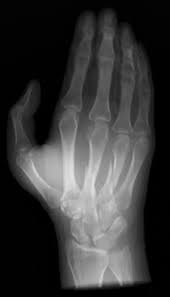
#> input picture Python/IMAGENO/RxMano.jpeg, 170 x 297 px
$ jupyter execute RXMANO.ipynb
#> lines starting #> are read from the running program, lines starting #| are printed output that depends on the picture; after the words box and inside, x2 and y2 are one past the last pixel; in counts of white or black regions, pixels touching at a corner belong together
[cell 1]
import imageio.v2 as imageio
import numpy as np
import matplotlib.pyplot as plt
import scipy.ndimage as ndi

[cell 2]
# Cargar la imagen
im = imageio.imread('RxMano.jpeg')
#> im is the input picture: shape (297, 170, 3); min 0, max 229, mean 55.9

# Si la imagen tiene 3 canales (RGB), convertirla a escala de grises
if im.ndim == 3:
    im = np.mean(im, axis=2).astype(np.uint8)
#> im: shape (297, 170)
else:
    im = im.astype(np.uint8)

[cell 3]
# Observar la forma y tipo de dato
print('Forma de la imagen:', im.shape)
#| Forma de la imagen: (297, 170)
print('Tipo de dato:', im.dtype)
#| Tipo de dato: uint8
print('Valor mínimo:', im.min())
#| Valor mínimo: 0
print('Valor máximo:', im.max())
#| Valor máximo: 229

# Determinar si es RGB o escala de grises
if len(im.shape) == 2:
    print('La imagen es en escala de grises')
elif len(im.shape) == 3:
    print('La imagen es RGB con', im.shape[2], 'canales')

[cell 4]
# Mostrar la imagen
plt.figure(figsize=(8, 6))
plt.imshow(im, cmap='gray')
plt.title('Imagen Original - Radiografía de Mano')
plt.colorbar()
plt.show()
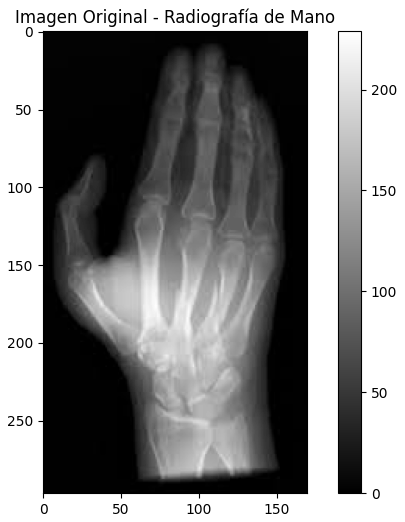
#> figure drawn by matplotlib, 2 panels

[cell 5]
# Crear un histograma
hist = ndi.histogram(im, min=0, max=255, bins=256)
#> hist = 256 values, max 10896 at index 1, min 0 at index 230, mean 197.2

# Dibujar el histograma
plt.figure(figsize=(10, 4))
plt.plot(hist)
plt.xlabel('Intensidad')
plt.ylabel('Número de píxeles')
plt.title('Histograma de intensidades')
plt.grid(True, alpha=0.3)
plt.show()
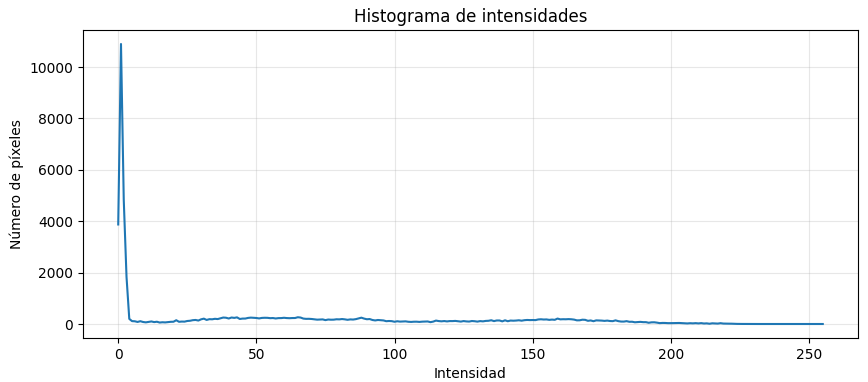
#> figure drawn by matplotlib, 1 panel; curve peaks at x = 1, y = 10896

[cell 6]
# Aplicar un umbral para seleccionar región de interés (hueso)
# Observando el histograma, elegimos un umbral apropiado
umbral = 150 # Ajusta según tu histograma

# Crear máscara binaria
mask_bone = im >= umbral
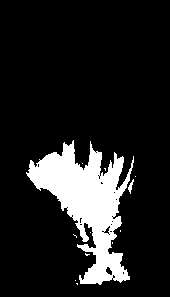
#> mask_bone: shape (297, 170) bool; 13.4% white; 12 white regions (10 under 20 px), largest, box (x1, y1, x2, y2) and area: (26, 140, 134, 285) 6710, (128, 179, 134, 194) 37

print(f'Umbral utilizado: {umbral}')
print(f'Píxeles en la máscara: {mask_bone.sum()}')
#| Píxeles en la máscara: 6775
print(f'Porcentaje de la imagen: {(mask_bone.sum() / mask_bone.size) * 100:.2f}%')
#| Porcentaje de la imagen: 13.42%

[cell 7]
# Aplicar la máscara usando np.where
# Mantener los píxeles donde la máscara es True, poner 0 donde es False
im_bone = np.where(mask_bone, im, 0)
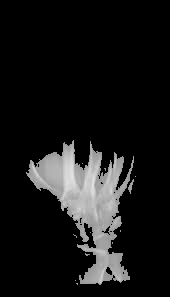
#> im_bone: shape (297, 170); min 0, max 229, mean 23.2

[cell 8]
# Mostrar la imagen original y la máscara
fig, axes = plt.subplots(1, 2, figsize=(12, 5))

axes[0].imshow(im, cmap='gray')
axes[0].set_title('Imagen Original')
axes[0].axis('off')

axes[1].imshow(mask_bone, cmap='gray')
axes[1].set_title(f'Máscara Binaria (umbral >= {umbral})')
axes[1].axis('off')

plt.tight_layout()
plt.show()

[cell 9]
# Mostrar la imagen enmascarada
plt.figure(figsize=(8, 6))
plt.imshow(im_bone, cmap='gray')
plt.title('Imagen con máscara aplicada')
plt.colorbar()
plt.axis('off')
plt.show()
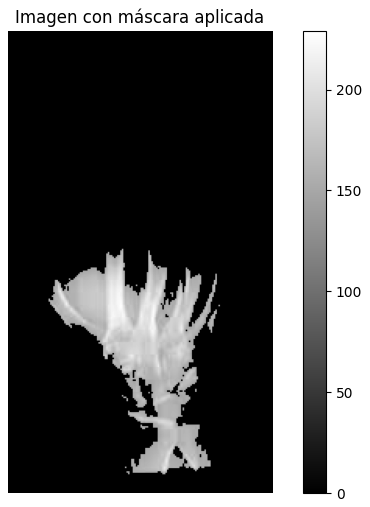
#> figure drawn by matplotlib, 2 panels

[cell 10]
# Aplicar dilatación sobre la máscara
mask_dilate = ndi.binary_dilation(mask_bone, iterations=5)
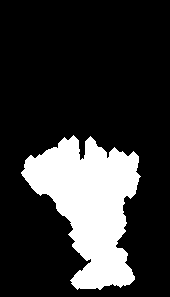
#> mask_dilate: shape (297, 170) bool; 20.4% white; 1 white region, box (x1, y1, x2, y2) and area: (21, 135, 141, 290) 10286

print(f'Píxeles en máscara original: {mask_bone.sum()}')
#| Píxeles en máscara original: 6775
print(f'Píxeles en máscara dilatada: {mask_dilate.sum()}')
#| Píxeles en máscara dilatada: 10286
print(f'Incremento: {mask_dilate.sum() - mask_bone.sum()} píxeles')
#| Incremento: 3511 píxeles

[cell 11]
# Aplicar cierre sobre la máscara
mask_closed = ndi.binary_closing(mask_bone, iterations=5)
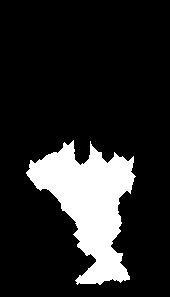
#> mask_closed: shape (297, 170) bool; 15.4% white; 1 white region, box (x1, y1, x2, y2) and area: (26, 140, 136, 285) 7791

print(f'Píxeles en máscara cerrada: {mask_closed.sum()}')
#| Píxeles en máscara cerrada: 7791

[cell 12]
# Comparar las tres máscaras
fig, axes = plt.subplots(1, 3, figsize=(15, 5))

axes[0].imshow(mask_bone, cmap='gray')
axes[0].set_title('Máscara Original')
axes[0].axis('off')

axes[1].imshow(mask_dilate, cmap='gray')
axes[1].set_title('Máscara Dilatada')
axes[1].axis('off')

axes[2].imshow(mask_closed, cmap='gray')
axes[2].set_title('Máscara Cerrada')
axes[2].axis('off')

plt.tight_layout()
plt.show()

[cell 13]
# Crear un kernel de media 3x3
weights = np.array([[0.11, 0.11, 0.11],
                     [0.11, 0.11, 0.11],
                     [0.11, 0.11, 0.11]])

# También se puede hacer así:
# weights = np.ones((3, 3)) / 9

print("Kernel de media 3x3:")
print(weights)
print(f"Suma del kernel: {weights.sum():.2f}")

[cell 14]
# Aplicar convolución con el filtro de media
im_filt = ndi.convolve(im, weights)

print("Filtro de media aplicado")

[cell 15]
# Crear kernel de sharpening (realce de bordes)
kernel_sharpening = np.array([[0, -1, 0],
                               [-1, 5, -1],
                               [0, -1, 0]])

print("Kernel de sharpening:")
print(kernel_sharpening)
print(f"Suma del kernel: {kernel_sharpening.sum()}")# Aplicar filtro de sharpening
im_sharp = ndi.convolve(im, kernel_sharpening)
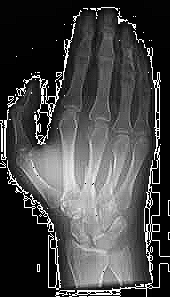
#> im_sharp: shape (297, 170); min 0, max 255, mean 70.2

print("Filtro de sharpening aplicado")

[cell 16]
# Aplicar filtro de sharpening
im_sharp = ndi.convolve(im, kernel_sharpening)

print("Filtro de sharpening aplicado")

[cell 17]
# Comparar imagen original y suavizada
fig, axes = plt.subplots(1, 2, figsize=(12, 5))

axes[0].imshow(im, cmap='gray')
axes[0].set_title('Imagen Original')
axes[0].axis('off')

axes[1].imshow(im_filt, cmap='gray')
axes[1].set_title('Imagen Suavizada ')
axes[1].axis('off')

plt.tight_layout()
plt.show()

[cell 18]
# Comparar las tres imágenes
fig, axes = plt.subplots(1, 3, figsize=(15, 5))

axes[0].imshow(im, cmap='gray')
axes[0].set_title('Imagen Original')
axes[0].axis('off')

axes[1].imshow(im_filt, cmap='gray')
axes[1].set_title('Imagen Suavizada ')
axes[1].axis('off')

axes[2].imshow(im_sharp, cmap='gray')
axes[2].set_title('Imagen Realzada Sharpening')
axes[2].axis('off')

plt.tight_layout()
plt.show()

$ run again, with Python/IMAGENO/RXNeonato.jpeg copied over Python/IMAGENO/RxMano.jpeg
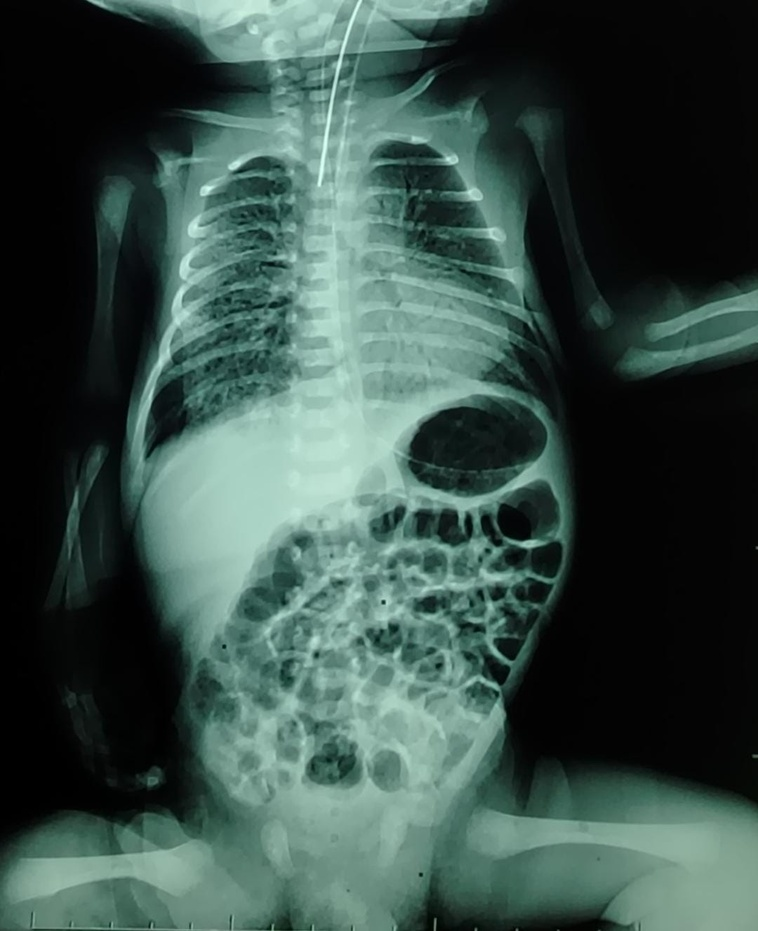
#> input picture Python/IMAGENO/RXNeonato.jpeg, 758 x 931 px, shrunk from 1080 x 1327 before the run
#> im is the input picture: shape (931, 758, 3); mean R, G, B 56.1, 77.8, 71.4
#> im: shape (931, 758)
#| Forma de la imagen: (931, 758)
#| Tipo de dato: uint8
#| Valor mínimo: 0
#| Valor máximo: 239
#> hist = 256 values, max 55297 at index 4, min 0 at index 240, mean 2756.6
#> `mask_bone = im >= umbral`:
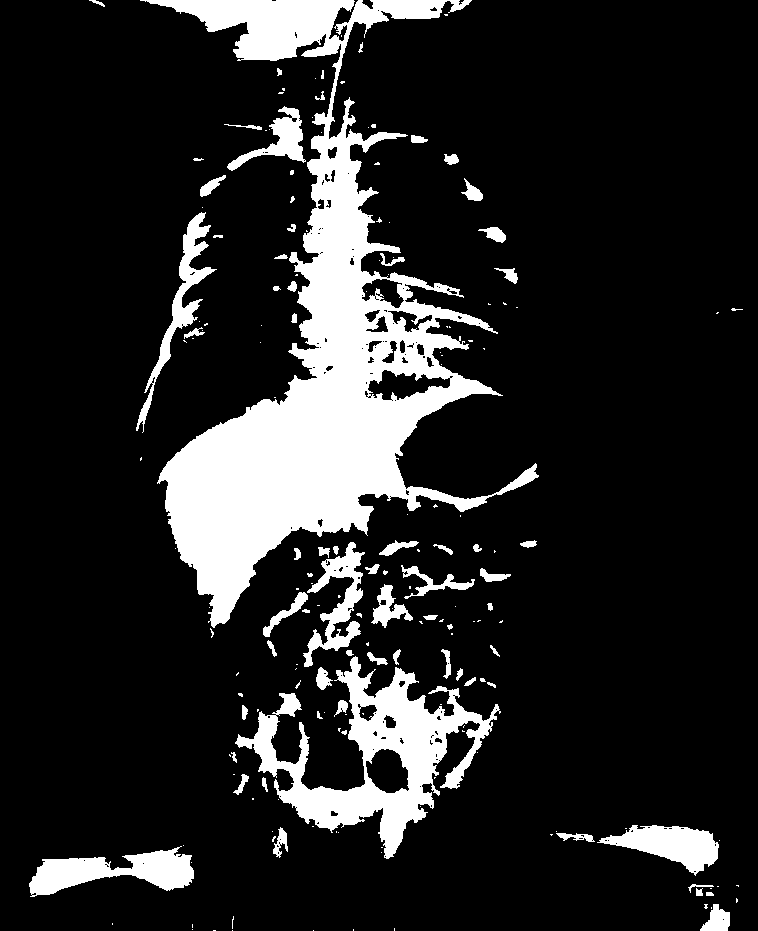
#> mask_bone: shape (931, 758) bool; 15% white; 186 white regions (118 under 20 px), largest, box (x1, y1, x2, y2) and area: (140, 0, 539, 628) 67579, (235, 656, 501, 859) 16316, (29, 846, 194, 897) 4222
#| Píxeles en la máscara: 105722
#| Porcentaje de la imagen: 14.98%
#> mask_dilate: shape (931, 758) bool; 23.3% white; 45 white regions, largest, box (x1, y1, x2, y2) and area: (131, 0, 544, 864) 143374, (545, 820, 735, 931) 6894, (24, 840, 199, 902) 6434
#| Píxeles en máscara original: 105722
#| Píxeles en máscara dilatada: 164776
#| Incremento: 59054 píxeles
#> mask_closed: shape (931, 758) bool; 16.2% white; 69 white regions (35 under 20 px), largest, box (x1, y1, x2, y2) and area: (157, 5, 539, 638) 73594, (229, 542, 501, 859) 24122, (29, 845, 194, 897) 4389
#| Píxeles en máscara cerrada: 114234
#> `im_sharp = ndi.convolve(im, kernel_sharpening)`:
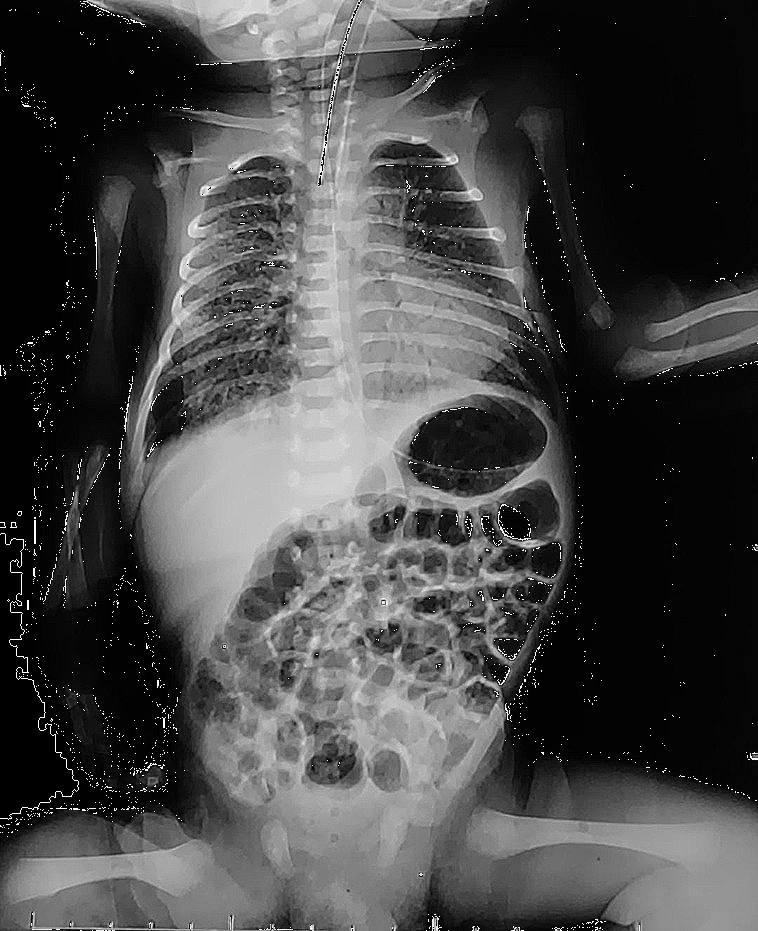
#> im_sharp: shape (931, 758); min 0, max 255, mean 70

$ run again, with Python/IMAGENO/RXTorax.jpeg copied over Python/IMAGENO/RxMano.jpeg
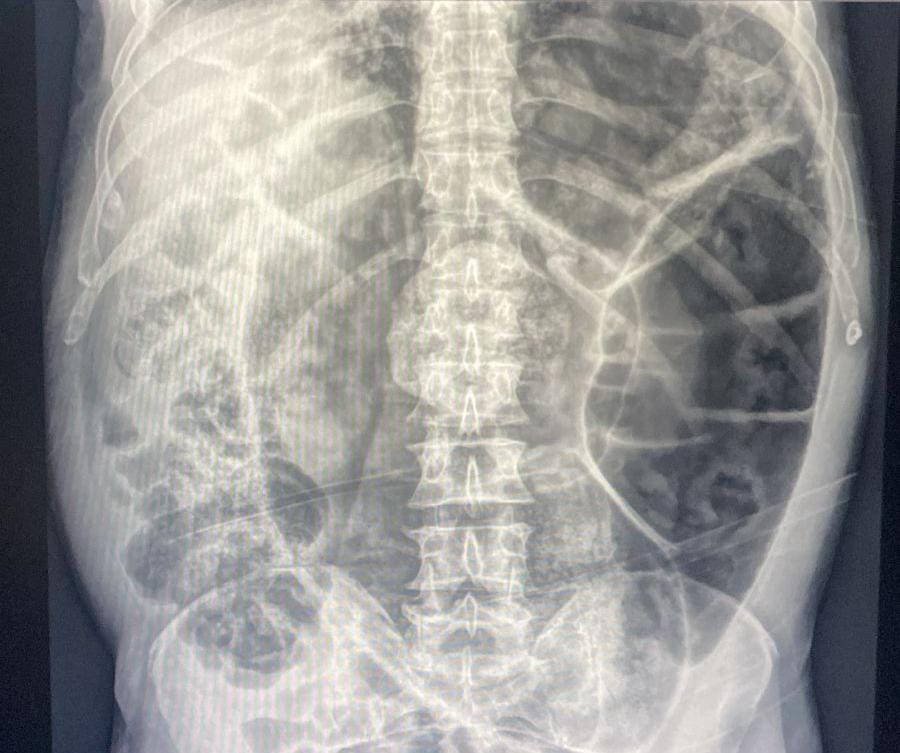
#> input picture Python/IMAGENO/RXTorax.jpeg, 900 x 753 px
#> im is the input picture: shape (753, 900, 3); mean R, G, B 152.2, 151.6, 149.3
#> im: shape (753, 900)
#| Forma de la imagen: (753, 900)
#| Tipo de dato: uint8
#| Valor mínimo: 5
#| Valor máximo: 253
#> hist = 256 values, max 5618 at index 207, min 0 at index 0, mean 2647.3
#> `mask_bone = im >= umbral`:
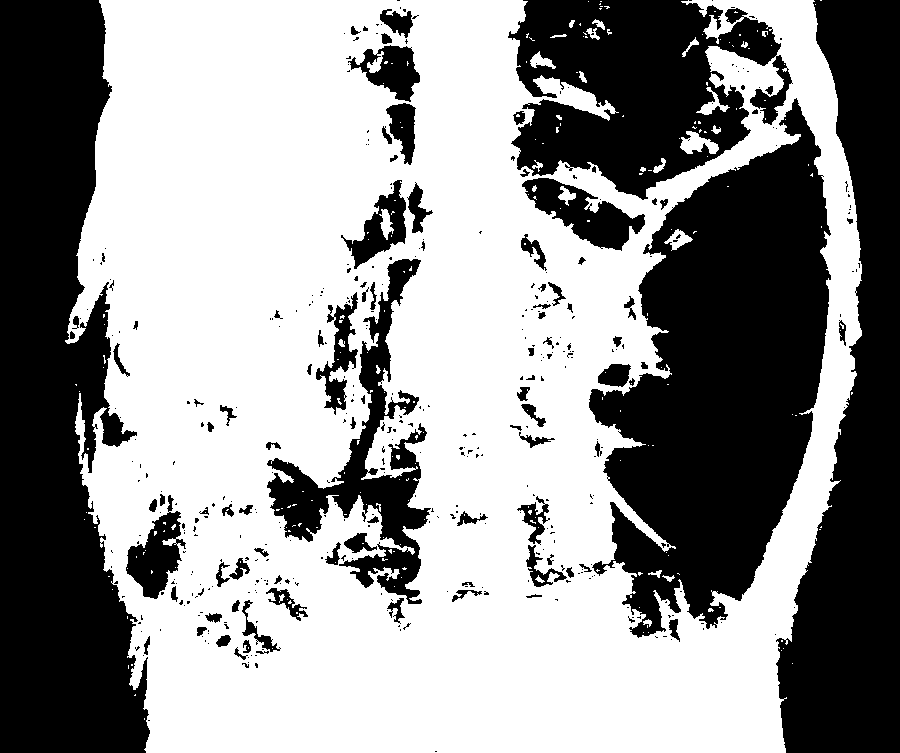
#> mask_bone: shape (753, 900) bool; 58.2% white; 429 black regions (332 under 20 px), largest, box (x1, y1, x2, y2) and area: (0, 0, 150, 753) 79538, (589, 98, 831, 638) 75269, (776, 0, 900, 753) 54581
#| Píxeles en la máscara: 394359
#| Porcentaje de la imagen: 58.19%
#> mask_dilate: shape (753, 900) bool; 67.4% white; 74 black regions (35 under 20 px), largest, box (x1, y1, x2, y2) and area: (0, 0, 145, 753) 72723, (594, 111, 826, 613) 63653, (781, 0, 900, 753) 50422
#| Píxeles en máscara original: 394359
#| Píxeles en máscara dilatada: 456902
#| Incremento: 62543 píxeles
#> mask_closed: shape (753, 900) bool; 60.4% white; 33 black regions, largest, box (x1, y1, x2, y2) and area: (0, 0, 900, 753) 168152, (589, 106, 831, 634) 73299, (334, 386, 427, 547) 4750
#| Píxeles en máscara cerrada: 409446
#> `im_sharp = ndi.convolve(im, kernel_sharpening)`:
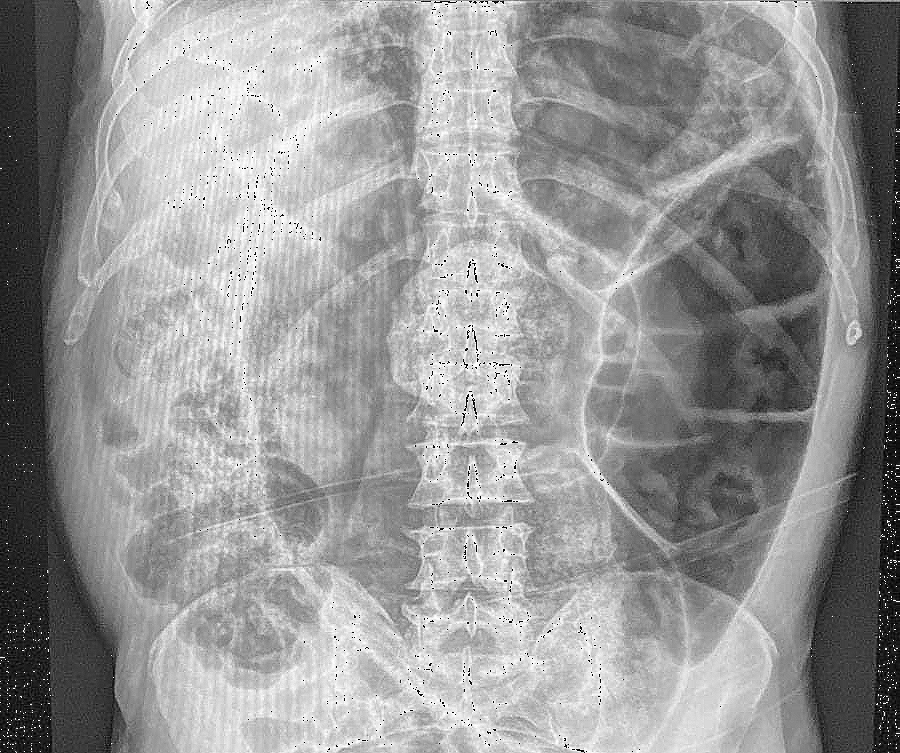
#> im_sharp: shape (753, 900); min 0, max 255, mean 150.2
